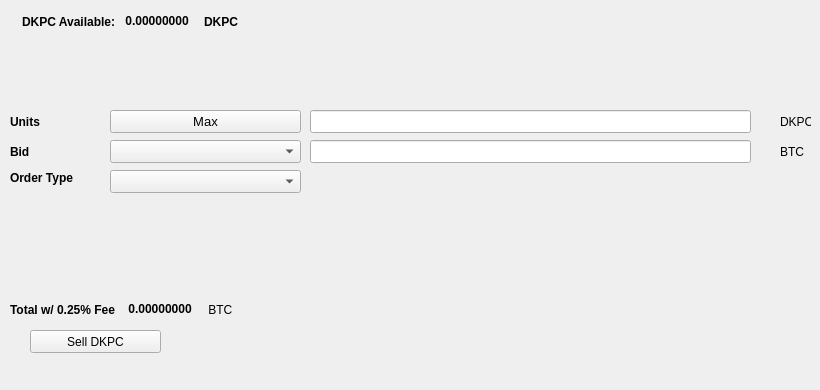
   <widget class="QWidget" name="SellTab">
    <attribute name="title">
     <string>Sell</string>
    </attribute>
    <widget class="QLabel" name="label_16">
     <property name="geometry">
      <rect>
       <x>780</x>
       <y>140</y>
       <width>31</width>
       <height>23</height>
      </rect>
     </property>
     <property name="text">
      <string>BTC</string>
     </property>
    </widget>
    <widget class="QComboBox" name="SellBidcomboBox">
     <property name="geometry">
      <rect>
       <x>110</x>
       <y>140</y>
       <width>191</width>
       <height>23</height>
      </rect>
     </property>
     <property name="font">
      <font>
       <pointsize>10</pointsize>
      </font>
     </property>
    </widget>
    <widget class="QLabel" name="label_18">
     <property name="geometry">
      <rect>
       <x>10</x>
       <y>110</y>
       <width>46</width>
       <height>23</height>
      </rect>
     </property>
     <property name="font">
      <font>
       <weight>75</weight>
       <bold>true</bold>
      </font>
     </property>
     <property name="text">
      <string>Units</string>
     </property>
    </widget>
    <widget class="QPushButton" name="Sell_Max_Amount">
     <property name="geometry">
      <rect>
       <x>110</x>
       <y>110</y>
       <width>191</width>
       <height>23</height>
      </rect>
     </property>
     <property name="font">
      <font>
       <pointsize>10</pointsize>
      </font>
     </property>
     <property name="text">
      <string>Max</string>
     </property>
    </widget>
    <widget class="QLabel" name="label_20">
     <property name="geometry">
      <rect>
       <x>10</x>
       <y>170</y>
       <width>91</width>
       <height>16</height>
      </rect>
     </property>
     <property name="font">
      <font>
       <weight>75</weight>
       <bold>true</bold>
      </font>
     </property>
     <property name="text">
      <string>Order Type</string>
     </property>
    </widget>
    <widget class="QComboBox" name="SellOrdertypeCombo">
     <property name="geometry">
      <rect>
       <x>110</x>
       <y>170</y>
       <width>191</width>
       <height>23</height>
      </rect>
     </property>
     <property name="font">
      <font>
       <pointsize>10</pointsize>
      </font>
     </property>
    </widget>
    <widget class="QLabel" name="label_21">
     <property name="geometry">
      <rect>
       <x>10</x>
       <y>140</y>
       <width>46</width>
       <height>23</height>
      </rect>
     </property>
     <property name="font">
      <font>
       <weight>75</weight>
       <bold>true</bold>
      </font>
     </property>
     <property name="text">
      <string>Bid</string>
     </property>
    </widget>
    <widget class="QLabel" name="label_22">
     <property name="geometry">
      <rect>
       <x>780</x>
       <y>110</y>
       <width>31</width>
       <height>23</height>
      </rect>
     </property>
     <property name="text">
      <string>DKPC</string>
     </property>
    </widget>
    <widget class="QLineEdit" name="UnitsInputDKPC">
     <property name="geometry">
      <rect>
       <x>310</x>
       <y>110</y>
       <width>441</width>
       <height>23</height>
      </rect>
     </property>
     <property name="font">
      <font>
       <pointsize>9</pointsize>
       <weight>75</weight>
       <bold>true</bold>
      </font>
     </property>
    </widget>
    <widget class="QLineEdit" name="SellBidPriceEdit">
     <property name="geometry">
      <rect>
       <x>310</x>
       <y>140</y>
       <width>441</width>
       <height>23</height>
      </rect>
     </property>
     <property name="font">
      <font>
       <pointsize>9</pointsize>
       <weight>75</weight>
       <bold>true</bold>
      </font>
     </property>
    </widget>
    <widget class="QPushButton" name="SellDKPCBTN">
     <property name="geometry">
      <rect>
       <x>30</x>
       <y>330</y>
       <width>131</width>
       <height>23</height>
      </rect>
     </property>
     <property name="text">
      <string>Sell DKPC</string>
     </property>
     <property name="icon">
      <iconset resource="../darkpaycoin">
       <normaloff>:/icons/bitcoin</normaloff>:/icons/bitcoin</iconset>
     </property>
    </widget>
    <widget class="QWidget" name="layoutWidget3">
     <property name="geometry">
      <rect>
       <x>22</x>
       <y>12</y>
       <width>258</width>
       <height>19</height>
      </rect>
     </property>
     <layout class="QHBoxLayout" name="horizontalLayout">
      <item>
       <widget class="QLabel" name="label232_2">
        <property name="font">
         <font>
          <weight>75</weight>
          <bold>true</bold>
         </font>
        </property>
        <property name="text">
         <string>DKPC Available:</string>
        </property>
       </widget>
      </item>
      <item>
       <widget class="QLabel" name="DKPCAvailableLabel">
        <property name="palette">
         <palette>
          <active>
           <colorrole role="WindowText">
            <brush brushstyle="SolidPattern">
             <color alpha="255">
              <red>0</red>
              <green>0</green>
              <blue>0</blue>
             </color>
            </brush>
           </colorrole>
           <colorrole role="Button">
            <brush brushstyle="SolidPattern">
             <color alpha="255">
              <red>0</red>
              <green>170</green>
              <blue>0</blue>
             </color>
            </brush>
           </colorrole>
           <colorrole role="Light">
            <brush brushstyle="SolidPattern">
             <color alpha="255">
              <red>0</red>
              <green>255</green>
              <blue>0</blue>
             </color>
            </brush>
           </colorrole>
           <colorrole role="Midlight">
            <brush brushstyle="SolidPattern">
             <color alpha="255">
              <red>0</red>
              <green>212</green>
              <blue>0</blue>
             </color>
            </brush>
           </colorrole>
           <colorrole role="Dark">
            <brush brushstyle="SolidPattern">
             <color alpha="255">
              <red>0</red>
              <green>85</green>
              <blue>0</blue>
             </color>
            </brush>
           </colorrole>
           <colorrole role="Mid">
            <brush brushstyle="SolidPattern">
             <color alpha="255">
              <red>0</red>
              <green>113</green>
              <blue>0</blue>
             </color>
            </brush>
           </colorrole>
           <colorrole role="Text">
            <brush brushstyle="SolidPattern">
             <color alpha="255">
              <red>0</red>
              <green>170</green>
              <blue>0</blue>
             </color>
            </brush>
           </colorrole>
           <colorrole role="BrightText">
            <brush brushstyle="SolidPattern">
             <color alpha="255">
              <red>255</red>
              <green>255</green>
              <blue>255</blue>
             </color>
            </brush>
           </colorrole>
           <colorrole role="ButtonText">
            <brush brushstyle="SolidPattern">
             <color alpha="255">
              <red>0</red>
              <green>0</green>
              <blue>0</blue>
             </color>
            </brush>
           </colorrole>
           <colorrole role="Base">
            <brush brushstyle="SolidPattern">
             <color alpha="255">
              <red>255</red>
              <green>255</green>
              <blue>255</blue>
             </color>
            </brush>
           </colorrole>
           <colorrole role="Window">
            <brush brushstyle="SolidPattern">
             <color alpha="255">
              <red>0</red>
              <green>170</green>
              <blue>0</blue>
             </color>
            </brush>
           </colorrole>
           <colorrole role="Shadow">
            <brush brushstyle="SolidPattern">
             <color alpha="255">
              <red>0</red>
              <green>0</green>
              <blue>0</blue>
             </color>
            </brush>
           </colorrole>
           <colorrole role="AlternateBase">
            <brush brushstyle="SolidPattern">
             <color alpha="255">
              <red>127</red>
              <green>212</green>
              <blue>127</blue>
             </color>
            </brush>
           </colorrole>
           <colorrole role="ToolTipBase">
            <brush brushstyle="SolidPattern">
             <color alpha="255">
              <red>255</red>
              <green>255</green>
              <blue>220</blue>
             </color>
            </brush>
           </colorrole>
           <colorrole role="ToolTipText">
            <brush brushstyle="SolidPattern">
             <color alpha="255">
              <red>0</red>
              <green>0</green>
              <blue>0</blue>
             </color>
            </brush>
           </colorrole>
          </active>
          <inactive>
           <colorrole role="WindowText">
            <brush brushstyle="SolidPattern">
             <color alpha="255">
              <red>0</red>
              <green>0</green>
              <blue>0</blue>
             </color>
            </brush>
           </colorrole>
           <colorrole role="Button">
            <brush brushstyle="SolidPattern">
             <color alpha="255">
              <red>0</red>
              <green>170</green>
              <blue>0</blue>
             </color>
            </brush>
           </colorrole>
           <colorrole role="Light">
            <brush brushstyle="SolidPattern">
             <color alpha="255">
              <red>0</red>
              <green>255</green>
              <blue>0</blue>
             </color>
            </brush>
           </colorrole>
           <colorrole role="Midlight">
            <brush brushstyle="SolidPattern">
             <color alpha="255">
              <red>0</red>
              <green>212</green>
              <blue>0</blue>
             </color>
            </brush>
           </colorrole>
           <colorrole role="Dark">
            <brush brushstyle="SolidPattern">
             <color alpha="255">
              <red>0</red>
              <green>85</green>
              <blue>0</blue>
             </color>
            </brush>
           </colorrole>
           <colorrole role="Mid">
            <brush brushstyle="SolidPattern">
             <color alpha="255">
              <red>0</red>
              <green>113</green>
              <blue>0</blue>
             </color>
            </brush>
           </colorrole>
           <colorrole role="Text">
            <brush brushstyle="SolidPattern">
             <color alpha="255">
              <red>0</red>
              <green>170</green>
              <blue>0</blue>
             </color>
            </brush>
           </colorrole>
           <colorrole role="BrightText">
            <brush brushstyle="SolidPattern">
             <color alpha="255">
              <red>255</red>
              <green>255</green>
              <blue>255</blue>
             </color>
            </brush>
           </colorrole>
           <colorrole role="ButtonText">
            <brush brushstyle="SolidPattern">
             <color alpha="255">
              <red>0</red>
              <green>0</green>
              <blue>0</blue>
             </color>
            </brush>
           </colorrole>
           <colorrole role="Base">
            <brush brushstyle="SolidPattern">
             <color alpha="255">
              <red>255</red>
              <green>255</green>
              <blue>255</blue>
             </color>
            </brush>
           </colorrole>
           <colorrole role="Window">
            <brush brushstyle="SolidPattern">
             <color alpha="255">
              <red>0</red>
              <green>170</green>
              <blue>0</blue>
             </color>
            </brush>
           </colorrole>
           <colorrole role="Shadow">
            <brush brushstyle="SolidPattern">
             <color alpha="255">
              <red>0</red>
              <green>0</green>
              <blue>0</blue>
             </color>
            </brush>
           </colorrole>
           <colorrole role="AlternateBase">
            <brush brushstyle="SolidPattern">
             <color alpha="255">
              <red>127</red>
              <green>212</green>
              <blue>127</blue>
             </color>
            </brush>
           </colorrole>
           <colorrole role="ToolTipBase">
            <brush brushstyle="SolidPattern">
             <color alpha="255">
              <red>255</red>
              <green>255</green>
              <blue>220</blue>
             </color>
            </brush>
           </colorrole>
           <colorrole role="ToolTipText">
            <brush brushstyle="SolidPattern">
             <color alpha="255">
              <red>0</red>
              <green>0</green>
              <blue>0</blue>
             </color>
            </brush>
           </colorrole>
          </inactive>
          <disabled>
           <colorrole role="WindowText">
            <brush brushstyle="SolidPattern">
             <color alpha="255">
              <red>0</red>
              <green>85</green>
              <blue>0</blue>
             </color>
            </brush>
           </colorrole>
           <colorrole role="Button">
            <brush brushstyle="SolidPattern">
             <color alpha="255">
              <red>0</red>
              <green>170</green>
              <blue>0</blue>
             </color>
            </brush>
           </colorrole>
           <colorrole role="Light">
            <brush brushstyle="SolidPattern">
             <color alpha="255">
              <red>0</red>
              <green>255</green>
              <blue>0</blue>
             </color>
            </brush>
           </colorrole>
           <colorrole role="Midlight">
            <brush brushstyle="SolidPattern">
             <color alpha="255">
              <red>0</red>
              <green>212</green>
              <blue>0</blue>
             </color>
            </brush>
           </colorrole>
           <colorrole role="Dark">
            <brush brushstyle="SolidPattern">
             <color alpha="255">
              <red>0</red>
              <green>85</green>
              <blue>0</blue>
             </color>
            </brush>
           </colorrole>
           <colorrole role="Mid">
            <brush brushstyle="SolidPattern">
             <color alpha="255">
              <red>0</red>
              <green>113</green>
              <blue>0</blue>
             </color>
            </brush>
           </colorrole>
           <colorrole role="Text">
            <brush brushstyle="SolidPattern">
             <color alpha="255">
              <red>0</red>
              <green>85</green>
              <blue>0</blue>
             </color>
            </brush>
           </colorrole>
           <colorrole role="BrightText">
            <brush brushstyle="SolidPattern">
             <color alpha="255">
              <red>255</red>
              <green>255</green>
              <blue>255</blue>
             </color>
            </brush>
           </colorrole>
           <colorrole role="ButtonText">
            <brush brushstyle="SolidPattern">
             <color alpha="255">
              <red>0</red>
              <green>85</green>
              <blue>0</blue>
             </color>
            </brush>
           </colorrole>
           <colorrole role="Base">
            <brush brushstyle="SolidPattern">
             <color alpha="255">
              <red>0</red>
              <green>170</green>
              <blue>0</blue>
             </color>
            </brush>
           </colorrole>
           <colorrole role="Window">
            <brush brushstyle="SolidPattern">
             <color alpha="255">
              <red>0</red>
              <green>170</green>
              <blue>0</blue>
             </color>
            </brush>
           </colorrole>
           <colorrole role="Shadow">
            <brush brushstyle="SolidPattern">
             <color alpha="255">
              <red>0</red>
              <green>0</green>
              <blue>0</blue>
             </color>
            </brush>
           </colorrole>
           <colorrole role="AlternateBase">
            <brush brushstyle="SolidPattern">
             <color alpha="255">
              <red>0</red>
              <green>170</green>
              <blue>0</blue>
             </color>
            </brush>
           </colorrole>
           <colorrole role="ToolTipBase">
            <brush brushstyle="SolidPattern">
             <color alpha="255">
              <red>255</red>
              <green>255</green>
              <blue>220</blue>
             </color>
            </brush>
           </colorrole>
           <colorrole role="ToolTipText">
            <brush brushstyle="SolidPattern">
             <color alpha="255">
              <red>0</red>
              <green>0</green>
              <blue>0</blue>
             </color>
            </brush>
           </colorrole>
          </disabled>
         </palette>
        </property>
        <property name="font">
         <font>
          <weight>75</weight>
          <bold>true</bold>
         </font>
        </property>
        <property name="text">
         <string> 0.00000000 </string>
        </property>
        <property name="textInteractionFlags">
         <set>Qt::LinksAccessibleByMouse|Qt::TextSelectableByKeyboard|Qt::TextSelectableByMouse</set>
        </property>
       </widget>
      </item>
      <item>
       <widget class="QLabel" name="labelDKPC">
        <property name="font">
         <font>
          <weight>75</weight>
          <bold>true</bold>
         </font>
        </property>
        <property name="text">
         <string>DKPC</string>
        </property>
       </widget>
      </item>
     </layout>
    </widget>
    <widget class="QWidget" name="layoutWidget">
     <property name="geometry">
      <rect>
       <x>10</x>
       <y>300</y>
       <width>268</width>
       <height>19</height>
      </rect>
     </property>
     <layout class="QHBoxLayout" name="horizontalLayout_2">
      <item>
       <widget class="QLabel" name="label_19">
        <property name="font">
         <font>
          <weight>75</weight>
          <bold>true</bold>
         </font>
        </property>
        <property name="text">
         <string>Total w/ 0.25% Fee </string>
        </property>
       </widget>
      </item>
      <item>
       <widget class="QLabel" name="SellCostLabel">
        <property name="palette">
         <palette>
          <active>
           <colorrole role="WindowText">
            <brush brushstyle="SolidPattern">
             <color alpha="255">
              <red>0</red>
              <green>0</green>
              <blue>0</blue>
             </color>
            </brush>
           </colorrole>
           <colorrole role="Button">
            <brush brushstyle="SolidPattern">
             <color alpha="255">
              <red>0</red>
              <green>170</green>
              <blue>0</blue>
             </color>
            </brush>
           </colorrole>
           <colorrole role="Light">
            <brush brushstyle="SolidPattern">
             <color alpha="255">
              <red>0</red>
              <green>255</green>
              <blue>0</blue>
             </color>
            </brush>
           </colorrole>
           <colorrole role="Midlight">
            <brush brushstyle="SolidPattern">
             <color alpha="255">
              <red>0</red>
              <green>212</green>
              <blue>0</blue>
             </color>
            </brush>
           </colorrole>
           <colorrole role="Dark">
            <brush brushstyle="SolidPattern">
             <color alpha="255">
              <red>0</red>
              <green>85</green>
              <blue>0</blue>
             </color>
            </brush>
           </colorrole>
           <colorrole role="Mid">
            <brush brushstyle="SolidPattern">
             <color alpha="255">
              <red>0</red>
              <green>113</green>
              <blue>0</blue>
             </color>
            </brush>
           </colorrole>
           <colorrole role="Text">
            <brush brushstyle="SolidPattern">
             <color alpha="255">
              <red>0</red>
              <green>170</green>
              <blue>0</blue>
             </color>
            </brush>
           </colorrole>
           <colorrole role="BrightText">
            <brush brushstyle="SolidPattern">
             <color alpha="255">
              <red>255</red>
              <green>255</green>
              <blue>255</blue>
             </color>
            </brush>
           </colorrole>
           <colorrole role="ButtonText">
            <brush brushstyle="SolidPattern">
             <color alpha="255">
              <red>0</red>
              <green>0</green>
              <blue>0</blue>
             </color>
            </brush>
           </colorrole>
           <colorrole role="Base">
            <brush brushstyle="SolidPattern">
             <color alpha="255">
              <red>255</red>
              <green>255</green>
              <blue>255</blue>
             </color>
            </brush>
           </colorrole>
           <colorrole role="Window">
            <brush brushstyle="SolidPattern">
             <color alpha="255">
              <red>0</red>
              <green>170</green>
              <blue>0</blue>
             </color>
            </brush>
           </colorrole>
           <colorrole role="Shadow">
            <brush brushstyle="SolidPattern">
             <color alpha="255">
              <red>0</red>
              <green>0</green>
              <blue>0</blue>
             </color>
            </brush>
           </colorrole>
           <colorrole role="AlternateBase">
            <brush brushstyle="SolidPattern">
             <color alpha="255">
              <red>127</red>
              <green>212</green>
              <blue>127</blue>
             </color>
            </brush>
           </colorrole>
           <colorrole role="ToolTipBase">
            <brush brushstyle="SolidPattern">
             <color alpha="255">
              <red>255</red>
              <green>255</green>
              <blue>220</blue>
             </color>
            </brush>
           </colorrole>
           <colorrole role="ToolTipText">
            <brush brushstyle="SolidPattern">
             <color alpha="255">
              <red>0</red>
              <green>0</green>
              <blue>0</blue>
             </color>
            </brush>
           </colorrole>
          </active>
          <inactive>
           <colorrole role="WindowText">
            <brush brushstyle="SolidPattern">
             <color alpha="255">
              <red>0</red>
              <green>0</green>
              <blue>0</blue>
             </color>
            </brush>
           </colorrole>
           <colorrole role="Button">
            <brush brushstyle="SolidPattern">
             <color alpha="255">
              <red>0</red>
              <green>170</green>
              <blue>0</blue>
             </color>
            </brush>
           </colorrole>
           <colorrole role="Light">
            <brush brushstyle="SolidPattern">
             <color alpha="255">
              <red>0</red>
              <green>255</green>
              <blue>0</blue>
             </color>
            </brush>
           </colorrole>
           <colorrole role="Midlight">
            <brush brushstyle="SolidPattern">
             <color alpha="255">
              <red>0</red>
              <green>212</green>
              <blue>0</blue>
             </color>
            </brush>
           </colorrole>
           <colorrole role="Dark">
            <brush brushstyle="SolidPattern">
             <color alpha="255">
              <red>0</red>
              <green>85</green>
              <blue>0</blue>
             </color>
            </brush>
           </colorrole>
           <colorrole role="Mid">
            <brush brushstyle="SolidPattern">
             <color alpha="255">
              <red>0</red>
              <green>113</green>
              <blue>0</blue>
             </color>
            </brush>
           </colorrole>
           <colorrole role="Text">
            <brush brushstyle="SolidPattern">
             <color alpha="255">
              <red>0</red>
              <green>170</green>
              <blue>0</blue>
             </color>
            </brush>
           </colorrole>
           <colorrole role="BrightText">
            <brush brushstyle="SolidPattern">
             <color alpha="255">
              <red>255</red>
              <green>255</green>
              <blue>255</blue>
             </color>
            </brush>
           </colorrole>
           <colorrole role="ButtonText">
            <brush brushstyle="SolidPattern">
             <color alpha="255">
              <red>0</red>
              <green>0</green>
              <blue>0</blue>
             </color>
            </brush>
           </colorrole>
           <colorrole role="Base">
            <brush brushstyle="SolidPattern">
             <color alpha="255">
              <red>255</red>
              <green>255</green>
              <blue>255</blue>
             </color>
            </brush>
           </colorrole>
           <colorrole role="Window">
            <brush brushstyle="SolidPattern">
             <color alpha="255">
              <red>0</red>
              <green>170</green>
              <blue>0</blue>
             </color>
            </brush>
           </colorrole>
           <colorrole role="Shadow">
            <brush brushstyle="SolidPattern">
             <color alpha="255">
              <red>0</red>
              <green>0</green>
              <blue>0</blue>
             </color>
            </brush>
           </colorrole>
           <colorrole role="AlternateBase">
            <brush brushstyle="SolidPattern">
             <color alpha="255">
              <red>127</red>
              <green>212</green>
              <blue>127</blue>
             </color>
            </brush>
           </colorrole>
           <colorrole role="ToolTipBase">
            <brush brushstyle="SolidPattern">
             <color alpha="255">
              <red>255</red>
              <green>255</green>
              <blue>220</blue>
             </color>
            </brush>
           </colorrole>
           <colorrole role="ToolTipText">
            <brush brushstyle="SolidPattern">
             <color alpha="255">
              <red>0</red>
              <green>0</green>
              <blue>0</blue>
             </color>
            </brush>
           </colorrole>
          </inactive>
          <disabled>
           <colorrole role="WindowText">
            <brush brushstyle="SolidPattern">
             <color alpha="255">
              <red>0</red>
              <green>85</green>
              <blue>0</blue>
             </color>
            </brush>
           </colorrole>
           <colorrole role="Button">
            <brush brushstyle="SolidPattern">
             <color alpha="255">
              <red>0</red>
              <green>170</green>
              <blue>0</blue>
             </color>
            </brush>
           </colorrole>
           <colorrole role="Light">
            <brush brushstyle="SolidPattern">
             <color alpha="255">
              <red>0</red>
              <green>255</green>
              <blue>0</blue>
             </color>
            </brush>
           </colorrole>
           <colorrole role="Midlight">
            <brush brushstyle="SolidPattern">
             <color alpha="255">
              <red>0</red>
              <green>212</green>
              <blue>0</blue>
             </color>
            </brush>
           </colorrole>
           <colorrole role="Dark">
            <brush brushstyle="SolidPattern">
             <color alpha="255">
              <red>0</red>
              <green>85</green>
              <blue>0</blue>
             </color>
            </brush>
           </colorrole>
           <colorrole role="Mid">
            <brush brushstyle="SolidPattern">
             <color alpha="255">
              <red>0</red>
              <green>113</green>
              <blue>0</blue>
             </color>
            </brush>
           </colorrole>
           <colorrole role="Text">
            <brush brushstyle="SolidPattern">
             <color alpha="255">
              <red>0</red>
              <green>85</green>
              <blue>0</blue>
             </color>
            </brush>
           </colorrole>
           <colorrole role="BrightText">
            <brush brushstyle="SolidPattern">
             <color alpha="255">
              <red>255</red>
              <green>255</green>
              <blue>255</blue>
             </color>
            </brush>
           </colorrole>
           <colorrole role="ButtonText">
            <brush brushstyle="SolidPattern">
             <color alpha="255">
              <red>0</red>
              <green>85</green>
              <blue>0</blue>
             </color>
            </brush>
           </colorrole>
           <colorrole role="Base">
            <brush brushstyle="SolidPattern">
             <color alpha="255">
              <red>0</red>
              <green>170</green>
              <blue>0</blue>
             </color>
            </brush>
           </colorrole>
           <colorrole role="Window">
            <brush brushstyle="SolidPattern">
             <color alpha="255">
              <red>0</red>
              <green>170</green>
              <blue>0</blue>
             </color>
            </brush>
           </colorrole>
           <colorrole role="Shadow">
            <brush brushstyle="SolidPattern">
             <color alpha="255">
              <red>0</red>
              <green>0</green>
              <blue>0</blue>
             </color>
            </brush>
           </colorrole>
           <colorrole role="AlternateBase">
            <brush brushstyle="SolidPattern">
             <color alpha="255">
              <red>0</red>
              <green>170</green>
              <blue>0</blue>
             </color>
            </brush>
           </colorrole>
           <colorrole role="ToolTipBase">
            <brush brushstyle="SolidPattern">
             <color alpha="255">
              <red>255</red>
              <green>255</green>
              <blue>220</blue>
             </color>
            </brush>
           </colorrole>
           <colorrole role="ToolTipText">
            <brush brushstyle="SolidPattern">
             <color alpha="255">
              <red>0</red>
              <green>0</green>
              <blue>0</blue>
             </color>
            </brush>
           </colorrole>
          </disabled>
         </palette>
        </property>
        <property name="font">
         <font>
          <weight>75</weight>
          <bold>true</bold>
         </font>
        </property>
        <property name="autoFillBackground">
         <bool>false</bool>
        </property>
        <property name="text">
         <string> 0.00000000</string>
        </property>
        <property name="textInteractionFlags">
         <set>Qt::LinksAccessibleByMouse|Qt::TextSelectableByMouse</set>
        </property>
       </widget>
      </item>
      <item>
       <widget class="QLabel" name="label_17">
        <property name="font">
         <font>
          <weight>50</weight>
          <bold>false</bold>
         </font>
        </property>
        <property name="text">
         <string> BTC</string>
        </property>
       </widget>
      </item>
     </layout>
    </widget>
    <widget class="QLabel" name="label_23">
     <property name="geometry">
      <rect>
       <x>460</x>
       <y>300</y>
       <width>281</width>
       <height>81</height>
      </rect>
     </property>
     <property name="text">
      <string/>
     </property>
     <property name="pixmap">
      <pixmap>:/images/bittrex</pixmap>
     </property>
    </widget>
   </widget>
